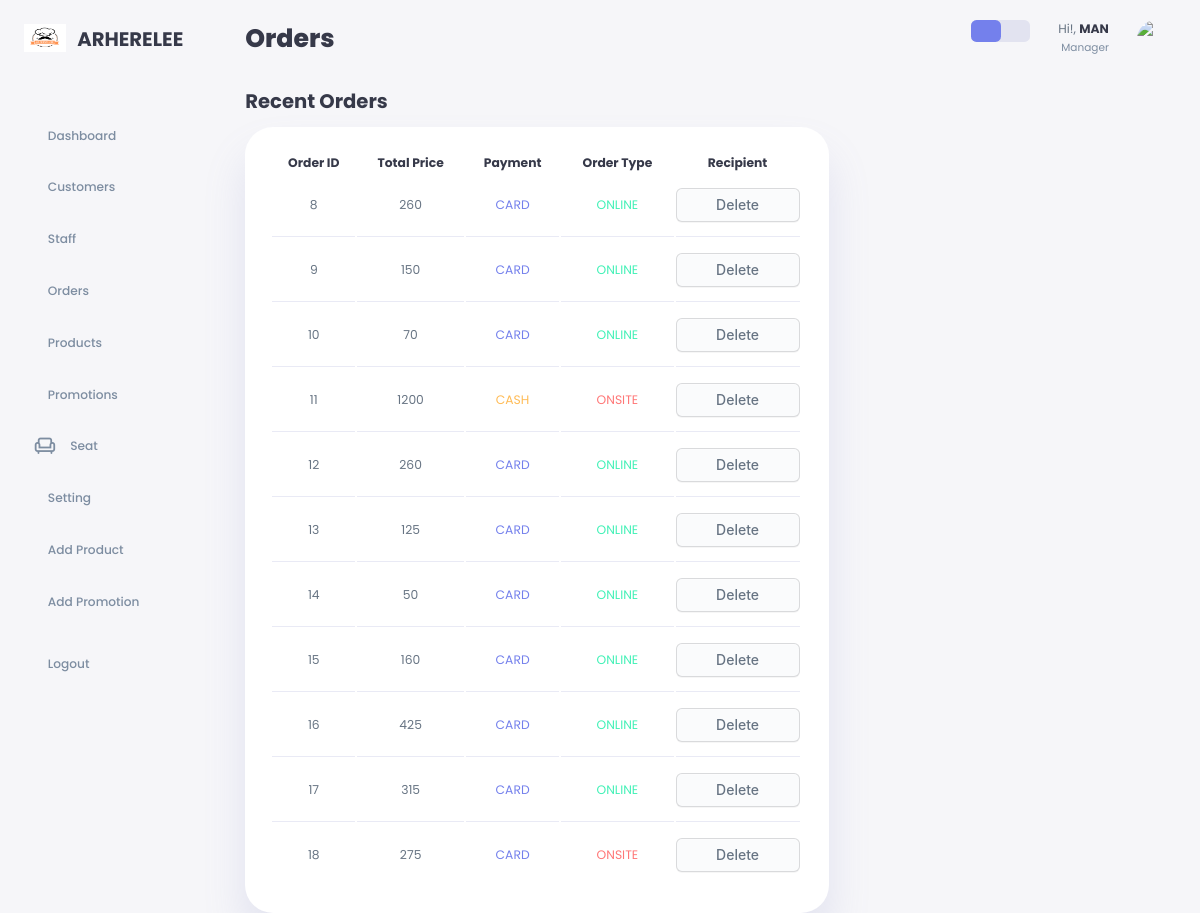
The page /admin/order.php (signed in) on the database as committed earlier.
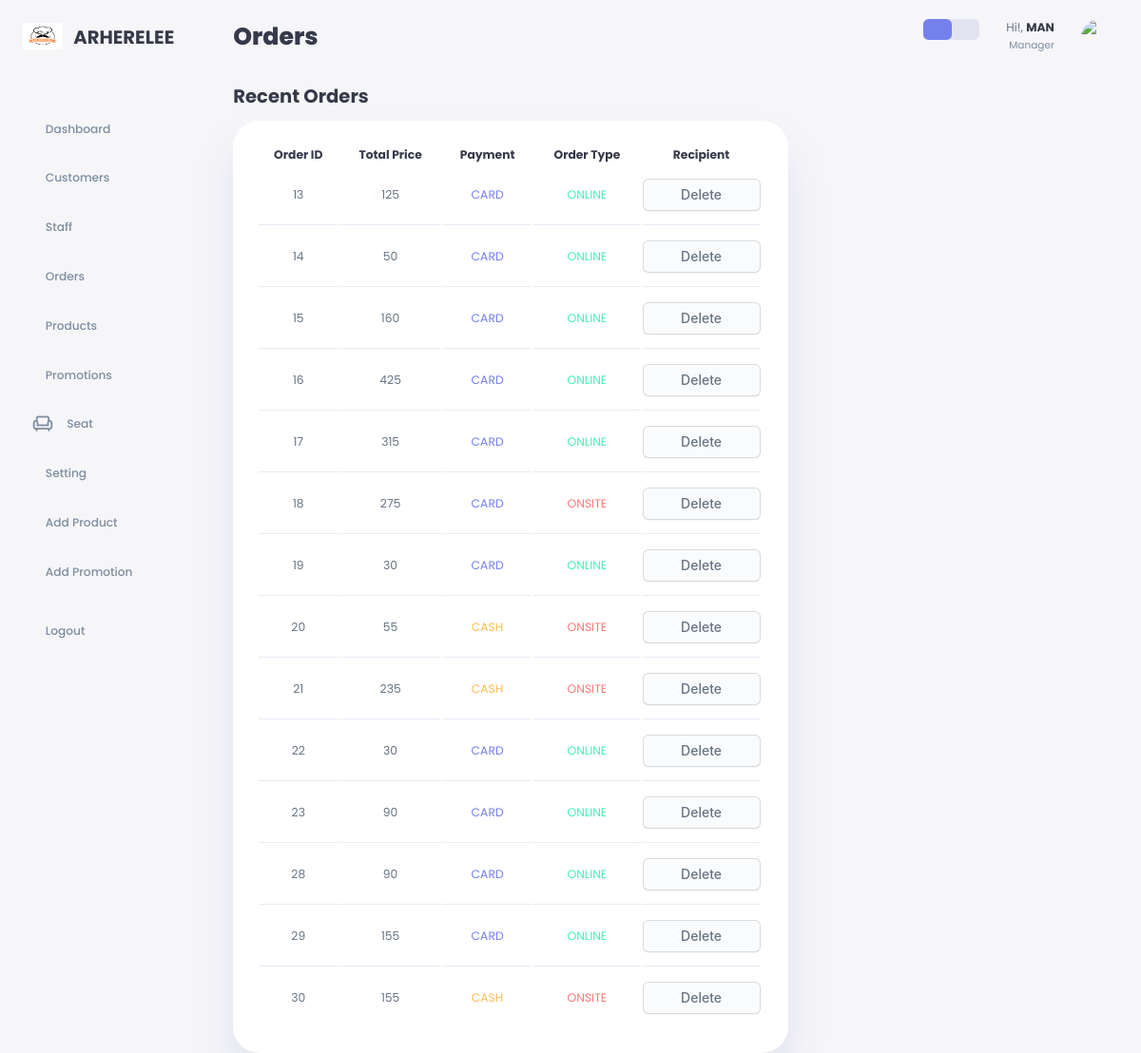
The same page on the database as committed later.
### tables this page shows
CREATE TABLE `billing` (
  `order_id` int(11) NOT NULL,
  `total_price` int(11) DEFAULT NULL,
  `order_type_id` varchar(5) DEFAULT NULL,
  `payment_id` varchar(4) DEFAULT NULL,
  `staff_id` int(7) DEFAULT NULL,
  `user_id` int(11) NOT NULL
);

CREATE TABLE `payment_method` (
  `payment_id` varchar(4) NOT NULL,
  `payment_type` text NOT NULL
);

CREATE TABLE `order_type` (
  `order_type_id` varchar(5) NOT NULL,
  `order_type_name` text NOT NULL
);

### admin/order.php (the view, shortened to what this page needs)
<?php
    require_once '../config/db.php';
?>
<!DOCTYPE html>
<html lang="en">
<head>
    <link rel="stylesheet" href="../css/style.css">
    <link href="https://cdn.jsdelivr.net/npm/remixicon@3.2.0/fonts/remixicon.css" rel="stylesheet">
</head>
<body>
    <div class="container">
        <aside>
            <div class="top">
                <div class="logo">
                    <img src="../img/main-logo.png">
                    <h2>ARHERELEE</h2>
                </div>
            </div>
            <div class="sidebar">
                <a href="home.php">
                    <h3>Dashboard</h3>
                </a>
                <a href="customer.php">
                    <h3>Customers</h3>
                </a>
                <a href="staff.php">
                    <h3>Staff</h3>
                </a>
                <a href="order.php">
                    <h3>Orders</h3>
                </a>
                <a href="product.php">
                    <h3>Products</h3>
                </a>
                <a href="promotion.php">
                    <h3>Promotions</h3>
                </a>
                <a href="seat.php">
                    <span class="material-symbols-outlined">chair</span>
                    <h3>Seat</h3>
                </a>
                <a href="edit_staff.php?edit=<?php echo $_SESSION['staff_login']; ?>">
                    <h3>Setting</h3>
                </a>
                <a href="add_product.php">
                    <h3>Add Product</h3>
                </a>
                <a href="add_promotion.php">
                    <h3>Add Promotion</h3>
                </a>
                <a href="logout.php">
                    <h3>Logout</h3>
                </a>
            </div>
        </aside>
        <main>
            <h1>Orders</h1>
            <div class="recent-orders">
                <h2>Recent Orders</h2>
                <table>
                    <thead>
                        <tr>
                            <th>Order ID</th>
                            <th>Total Price</th>
                            <th>Payment</th>
                            <th>Order Type</th>
                            <th>Recipient</th>
                        </tr>
                    </thead>
                    <tbody>
                        <?php
                            $select = mysqli_query($conn, "SELECT * FROM billing b, payment_method pm, order_type ot WHERE b.payment_id = pm.payment_id AND b.order_type_id = ot.order_type_id");
                            while($row = mysqli_fetch_assoc($select)) {
                            ?>
                            <tr>
                                <td><?php echo $row['order_id']; ?></td>
                                <td><?php echo $row['total_price']; ?></td>
                                <?php
                                    if ($row['payment_type'] == 'CARD') {
                                        echo '<td class="primary">' . $row['payment_type'] . '</td>';
                                    } else {
                                        echo '<td class="warning">' . $row['payment_type'] . '</td>';
                                    }
                                ?>
                                <?php
                                    if ($row['order_type_name'] == 'ONLINE') {
                                        echo '<td class="success">' . $row['order_type_name'] . '</td>';
                                    } else {
                                        echo '<td class="danger">' . $row['order_type_name'] . '</td>';
                                    }
                                ?>
                                <td><a href="order.php?delete=<?php echo $row['order_id']; ?>" class="button-delete">Delete</a></td>
                            </tr>
                        <?php }; ?>
                    </tbody>
                </table>
            </div>
        </main>
        <div class="right">
            <div class="top">
                <div class="theme-toggler">
                    <i class="ri-sun-fill active"></i>
                    <i class="ri-moon-fill"></i>
                </div>
                <div class="profile">
                    <div class="info">
                    <?php
                    if(isset($_SESSION['staff_login'])){
                        $staff_id = $_SESSION['staff_login'];
                        $select = mysqli_query($conn, "SELECT * FROM staff_info si, staff_position sp WHERE staff_id = $staff_id AND si.position_id = sp.position_id");
                        $row = mysqli_fetch_assoc($select);
                    }
                    ?>
                    <p>Hi!, <b><?php echo $row['staff_firstname'] ?></b></p>
                    <small class="text-muted"><?php echo $row['position_name']?></small>
                    </div>
                    <div class="profile-photo">
                        <img src="../img/default-profile.jpg">
                    </div>
                </div>
            </div>
        </div>
    </div>
</body>
</html>

Rows that differ between the two databases and show on the page:
removed billing: order_id "8", total_price "260", payment.payment_type "CARD", order_type.order_type_name "ONLINE"
removed billing: order_id "9", total_price "150", payment.payment_type "CARD", order_type.order_type_name "ONLINE"
removed billing: order_id "10", total_price "70", payment.payment_type "CARD", order_type.order_type_name "ONLINE"
removed billing: order_id "11", total_price "1200", payment.payment_type "CASH", order_type.order_type_name "ONSITE"
removed billing: order_id "12", total_price "260", payment.payment_type "CARD", order_type.order_type_name "ONLINE"
added billing: order_id "19", total_price "30", payment.payment_type "CARD", order_type.order_type_name "ONLINE"
added billing: order_id "20", total_price "55", payment.payment_type "CASH", order_type.order_type_name "ONSITE"
added billing: order_id "21", total_price "235", payment.payment_type "CASH", order_type.order_type_name "ONSITE"
added billing: order_id "22", total_price "30", payment.payment_type "CARD", order_type.order_type_name "ONLINE"
added billing: order_id "23", total_price "90", payment.payment_type "CARD", order_type.order_type_name "ONLINE"
added billing: order_id "28", total_price "90", payment.payment_type "CARD", order_type.order_type_name "ONLINE"
added billing: order_id "29", total_price "155", payment.payment_type "CARD", order_type.order_type_name "ONLINE"
added billing: order_id "30", total_price "155", payment.payment_type "CASH", order_type.order_type_name "ONSITE"
